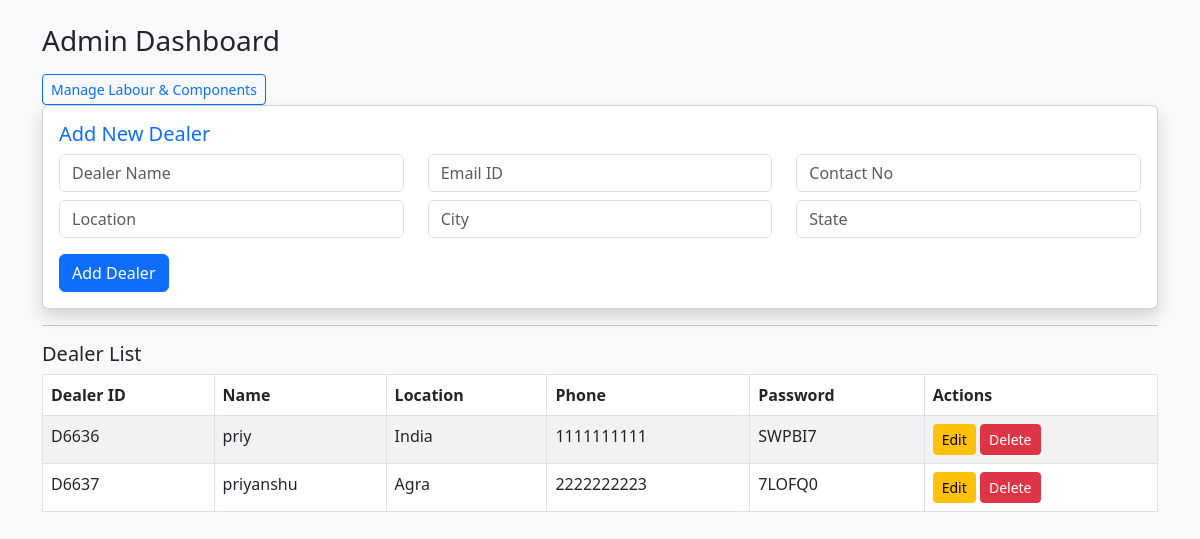
Page /portal-admin/dashboard/ (signed in) on the committed database.
### portal/models.py (models this page shows, shortened)
class Dealer(models.Model):
    dealer_id = models.CharField(max_length=20, unique=True)
    name = models.CharField(max_length=100)
    email = models.EmailField(unique=True)
    contact = models.CharField(max_length=15)
    location = models.CharField(max_length=100)
    city = models.CharField(max_length=50)
    state = models.CharField(max_length=50)
    password = models.CharField(max_length=50)

### portal/views.py (the view, shortened to what this page needs)
# urls.py: path('portal-admin/dashboard/', views.admin_dashboard, name='admin_dashboard'),
def admin_dashboard(request):
    if not request.user.is_authenticated or not request.user.is_staff:
        return redirect('admin_login')
    dealers = Dealer.objects.all()
    return render(request, 'portal/admin_dashboard.html', {'dealers': dealers})

### portal/templates/portal/admin_dashboard.html (shortened to what this page needs)
{% load static %}
<!DOCTYPE html>
<html lang="en">
<head>
    <link rel="stylesheet" href="https://cdn.jsdelivr.net/npm/bootstrap@5.3.0/dist/css/bootstrap.min.css">
</head>
<body class="bg-light">
<div class="container mt-4">
    <h3 class="mb-3">Admin Dashboard</h3>
    <a href="{% url 'admin_manage_labour_components' %}" class="btn btn-outline-primary btn-sm">Manage Labour & Components</a>
    <div class="card p-3 shadow">
    <h5 class="text-primary">Add New Dealer</h5>
    <form method="post">
        <div class="row">
            <div class="col-md-4 mb-2">
                <input type="text" name="name" class="form-control" placeholder="Dealer Name" required>
            </div>
            <div class="col-md-4 mb-2">
                <input type="email" name="email" class="form-control" placeholder="Email ID" required>
            </div>
            <div class="col-md-4 mb-2">
                <input type="text" name="contact" class="form-control" placeholder="Contact No" required>
            </div>
            <div class="col-md-4 mb-2">
                <input type="text" name="location" class="form-control" placeholder="Location" required>
            </div>
            <div class="col-md-4 mb-2">
                <input type="text" name="city" class="form-control" placeholder="City" required>
            </div>
            <div class="col-md-4 mb-2">
                <input type="text" name="state" class="form-control" placeholder="State" required>
            </div>
        </div>
        <button type="submit" class="btn btn-primary mt-2">Add Dealer</button>
    </form>
</div>
    <hr>
    <h5>Dealer List</h5>
    <table class="table table-bordered table-striped mt-2">
        <thead>
            <tr>
                <th>Dealer ID</th>
                <th>Name</th>
                <th>Location</th>
                <th>Phone</th>
                <th>Password</th>
                <th>Actions</th>
            </tr>
        </thead>
        <tbody>
            {% for d in dealers %}
            <tr>
                <td>{{ d.dealer_id }}</td>
                <td>{{ d.name }}</td>
                <td>{{ d.location }}</td>
                <td>{{ d.contact }}</td>
                <td>{{ d.password }}</td>
                <td>
                    <a href="{% url 'edit_dealer' d.id %}" class="btn btn-warning btn-sm">Edit</a>
                    <a href="{% url 'delete_dealer' d.id %}" class="btn btn-danger btn-sm" onclick="return confirm('Are you sure you want to delete this dealer?');">Delete</a>
                </td>
            </tr>
            {% empty %}
            <tr><td colspan="6" class="text-center text-muted">No dealers added yet.</td></tr>
            {% endfor %}
        </tbody>
    </table>
</div>
</body>
</html>

### rows in the picture
Dealer: dealer_id "D6636", name "priy", location "India", contact "1111111111", password "SWPBI7"
Dealer: dealer_id "D6637", name "priyanshu", location "Agra", contact "2222222223", password "7LOFQ0"
